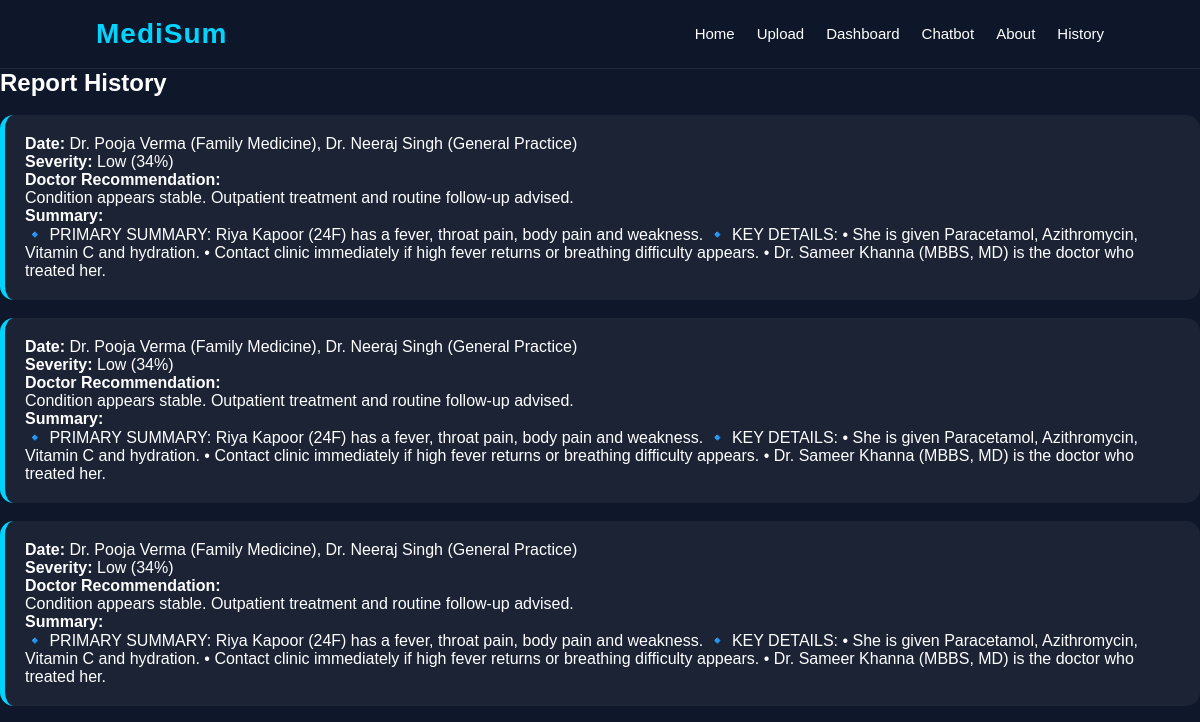
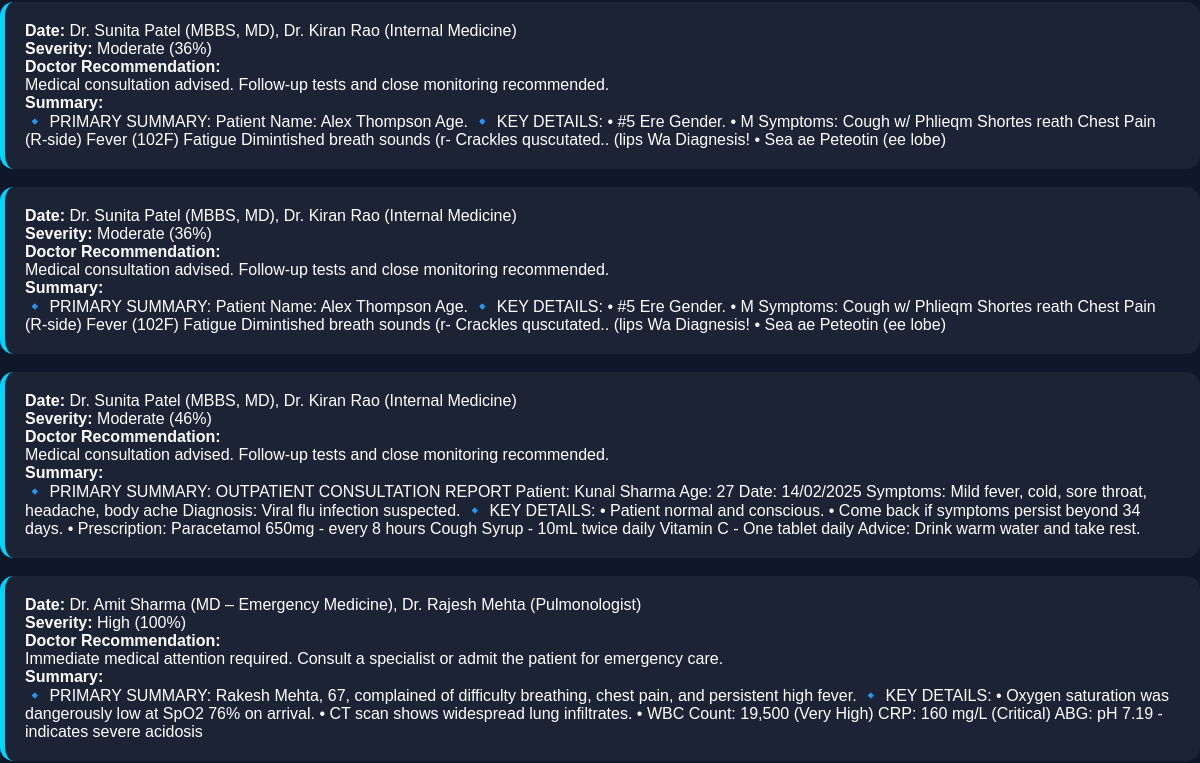
Before: /history (upper part) with the older database file (2 pictures, top to bottom).
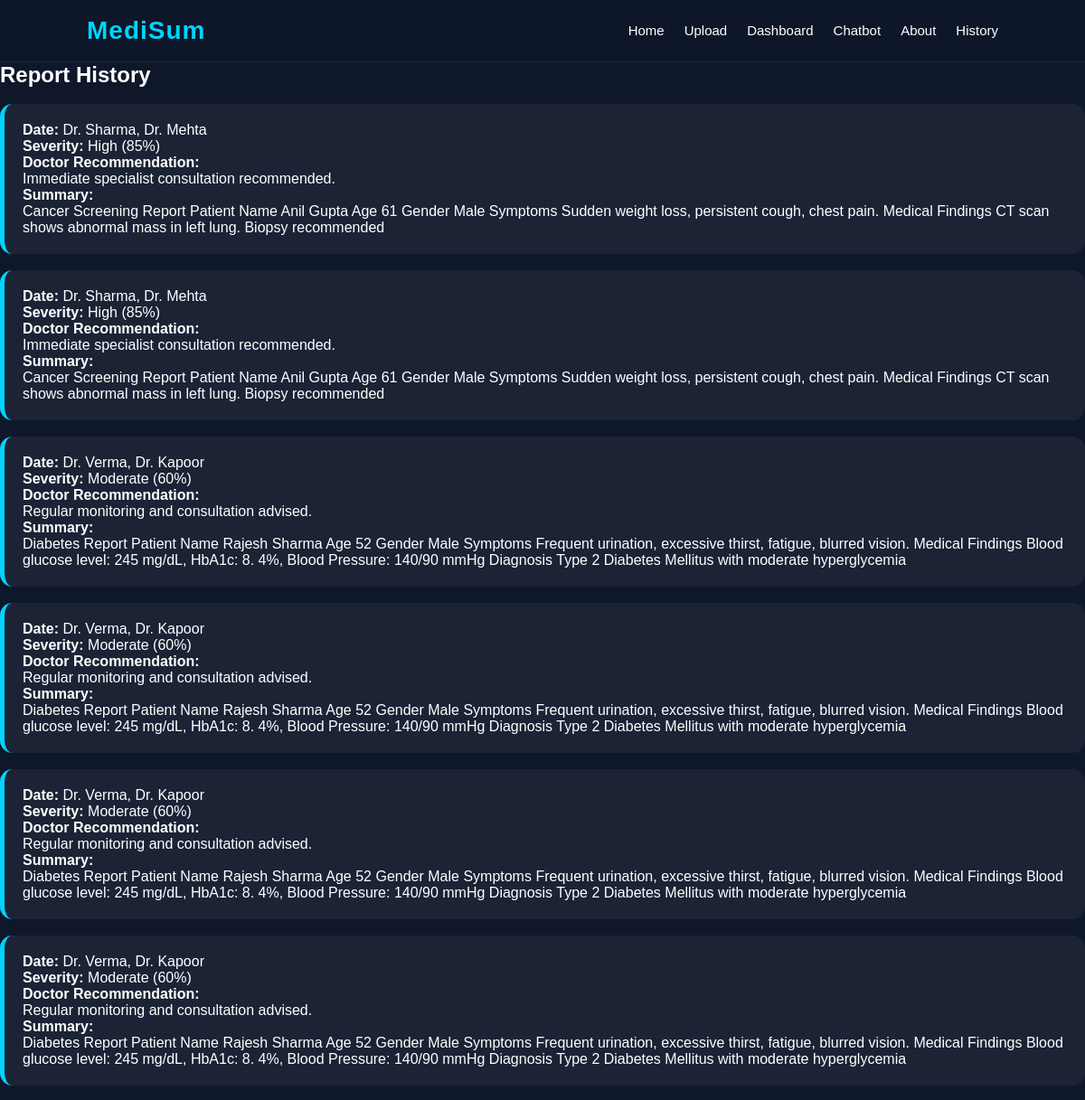
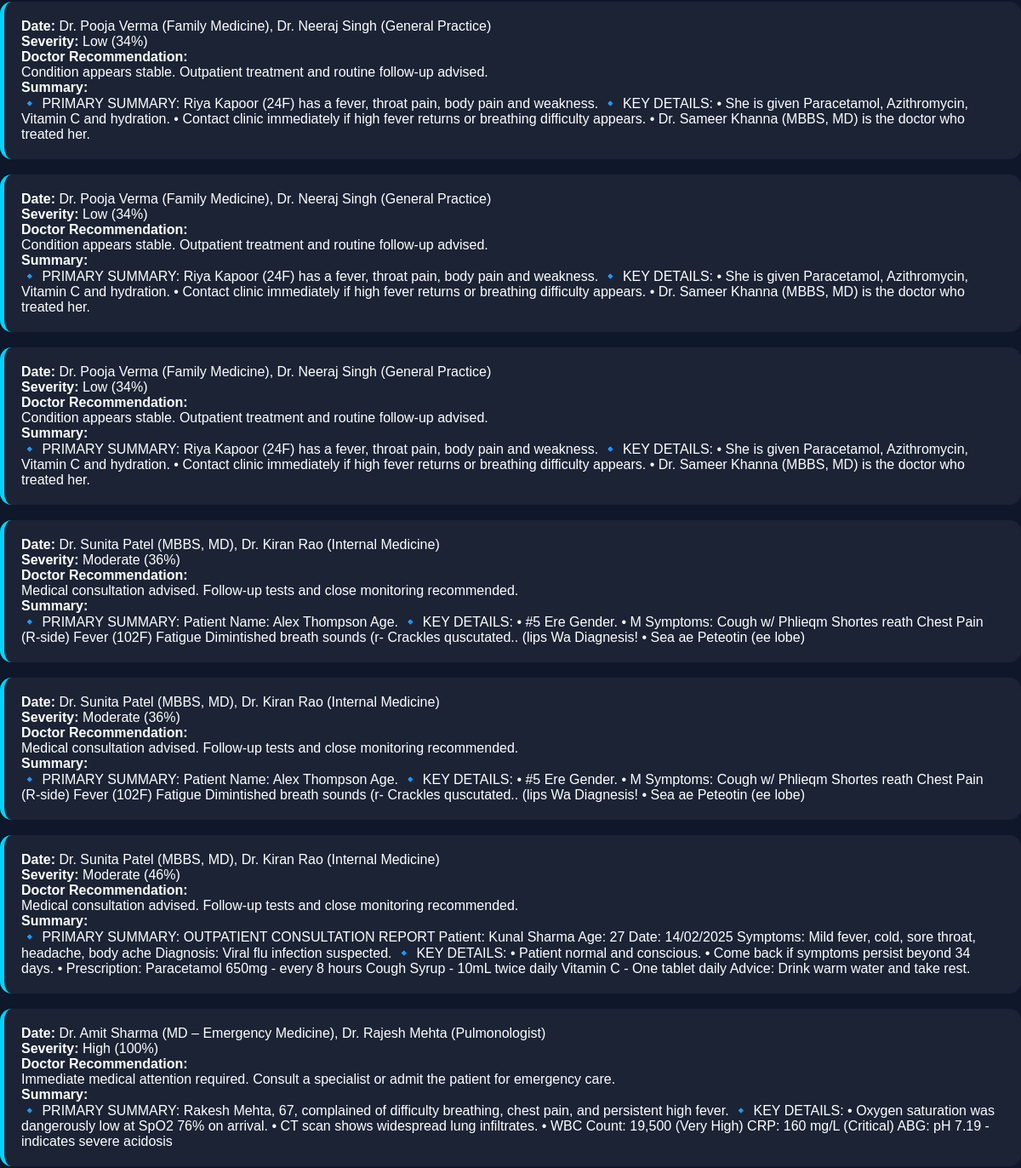
After: the same page with the newer database file (2 pictures, top to bottom).
### tables this page shows
CREATE TABLE reports (
        id INTEGER PRIMARY KEY AUTOINCREMENT,
        input_text TEXT,
        summary TEXT,
        severity_level TEXT,
        severity_score INTEGER,
        recommendation TEXT,
        suggested_doctors TEXT,
        created_at TIMESTAMP DEFAULT CURRENT_TIMESTAMP
    );

### app.py (the view)
@app.route("/history")
def history():
    reports = fetch_reports()
    return render_template(
        "history.html",
        reports=reports
    )

### db.py (called while the page is built)
def fetch_reports():
    conn = sqlite3.connect(DB_NAME)
    cursor = conn.cursor()
    cursor.execute("""
        SELECT id, summary, severity_level, severity_score,
       recommendation, suggested_doctors, created_at

        FROM reports ORDER BY created_at DESC
    """)
    rows = cursor.fetchall()
    conn.close()
    return rows

### templates/history.html (shortened to what this page needs)
<!DOCTYPE html>
<html lang="en">
<head>
    <link rel="stylesheet" href="{{ url_for('static', filename='style.css') }}">
</head>
<body>
<nav class="navbar">
    <div class="logo">MediSum</div>
    <ul>
        <li><a href="/">Home</a></li>
        <li><a href="/upload">Upload</a></li>
        <li><a href="/dashboard">Dashboard</a></li>
        <li><a href="/chatbot">Chatbot</a></li>
        <li><a href="/about">About</a></li>
        <li><a href="/history">History</a></li>
    </ul>
</nav>
<div class="container">
    <h2>Report History</h2>
    {% if reports %}
        {% for r in reports %}
        <div class="summary-box">
            <p><strong>Date:</strong> {{ r[5] }}</p>
            <p>
                <strong>Severity:</strong>
                {{ r[2] }} ({{ r[3] }}%)
            </p>
            <p>
                <strong>Doctor Recommendation:</strong><br>
                {{ r[4] }}
            </p>
            <p>
                <strong>Summary:</strong><br>
                {{ r[1] | safe }}
            </p>
        </div>
        {% endfor %}
    {% else %}
        <p style="text-align:center;">No reports found.</p>
    {% endif %}
</div>
</body>
</html>

### static/style.css (style rules this page uses)
* { margin:0; padding:0; box-sizing:border-box; }
body { font-family:'Poppins',sans-serif; background:#0f172a; color:white; overflow-x:hidden; }
.navbar { width:100%; padding:18px 8%; display:flex; justify-content:space-between; align-items:center; background:rgba(15,23,42,0.85); backdrop-filter:blur(14px); border-bottom:1px solid rgba(255,255,255,0.08); position:sticky; top:0; z-index:1000; }
.logo { font-size:28px; font-weight:700; color:#00d4ff; letter-spacing:1px; }
.navbar ul { display:flex; gap:22px; list-style:none; }
.navbar ul li a { text-decoration:none; color:white; font-size:15px; transition:0.3s; }
.summary-box { background:rgba(255,255,255,0.05); border-left:5px solid #00d4ff; padding:20px; border-radius:14px; margin-top:18px; }

Changed rows visible on the page:
added reports: suggested_doctors "Dr. Sharma, Dr. Mehta", severity_level "High", severity_score "85", recommendation "Immediate specialist consultation recommended.", summary "Cancer Screening Report Patient Name Anil Gupta Age 61 Gender Male Symptoms Sudden weight loss, persistent cough, chest pain. Medical Findings CT scan shows abnormal mass in left lung. Biopsy recommended"
added reports: suggested_doctors "Dr. Sharma, Dr. Mehta", severity_level "High", severity_score "85", recommendation "Immediate specialist consultation recommended.", summary "Cancer Screening Report Patient Name Anil Gupta Age 61 Gender Male Symptoms Sudden weight loss, persistent cough, chest pain. Medical Findings CT scan shows abnormal mass in left lung. Biopsy recommended"
added reports: suggested_doctors "Dr. Verma, Dr. Kapoor", severity_level "Moderate", severity_score "60", recommendation "Regular monitoring and consultation advised.", summary "Diabetes Report Patient Name Rajesh Sharma Age 52 Gender Male Symptoms Frequent urination, excessive thirst, fatigue, blurred vision. Medical Findings Blood glucose level: 245 mg/dL, HbA1c: 8. 4%, Blood Pressure: 140/90 mmHg Diagnosis Type 2 Diabetes Mellitus with moderate hyperglycemia"
added reports: suggested_doctors "Dr. Verma, Dr. Kapoor", severity_level "Moderate", severity_score "60", recommendation "Regular monitoring and consultation advised.", summary "Diabetes Report Patient Name Rajesh Sharma Age 52 Gender Male Symptoms Frequent urination, excessive thirst, fatigue, blurred vision. Medical Findings Blood glucose level: 245 mg/dL, HbA1c: 8. 4%, Blood Pressure: 140/90 mmHg Diagnosis Type 2 Diabetes Mellitus with moderate hyperglycemia"
added reports: suggested_doctors "Dr. Verma, Dr. Kapoor", severity_level "Moderate", severity_score "60", recommendation "Regular monitoring and consultation advised.", summary "Diabetes Report Patient Name Rajesh Sharma Age 52 Gender Male Symptoms Frequent urination, excessive thirst, fatigue, blurred vision. Medical Findings Blood glucose level: 245 mg/dL, HbA1c: 8. 4%, Blood Pressure: 140/90 mmHg Diagnosis Type 2 Diabetes Mellitus with moderate hyperglycemia"
added reports: suggested_doctors "Dr. Verma, Dr. Kapoor", severity_level "Moderate", severity_score "60", recommendation "Regular monitoring and consultation advised.", summary "Diabetes Report Patient Name Rajesh Sharma Age 52 Gender Male Symptoms Frequent urination, excessive thirst, fatigue, blurred vision. Medical Findings Blood glucose level: 245 mg/dL, HbA1c: 8. 4%, Blood Pressure: 140/90 mmHg Diagnosis Type 2 Diabetes Mellitus with moderate hyperglycemia"
